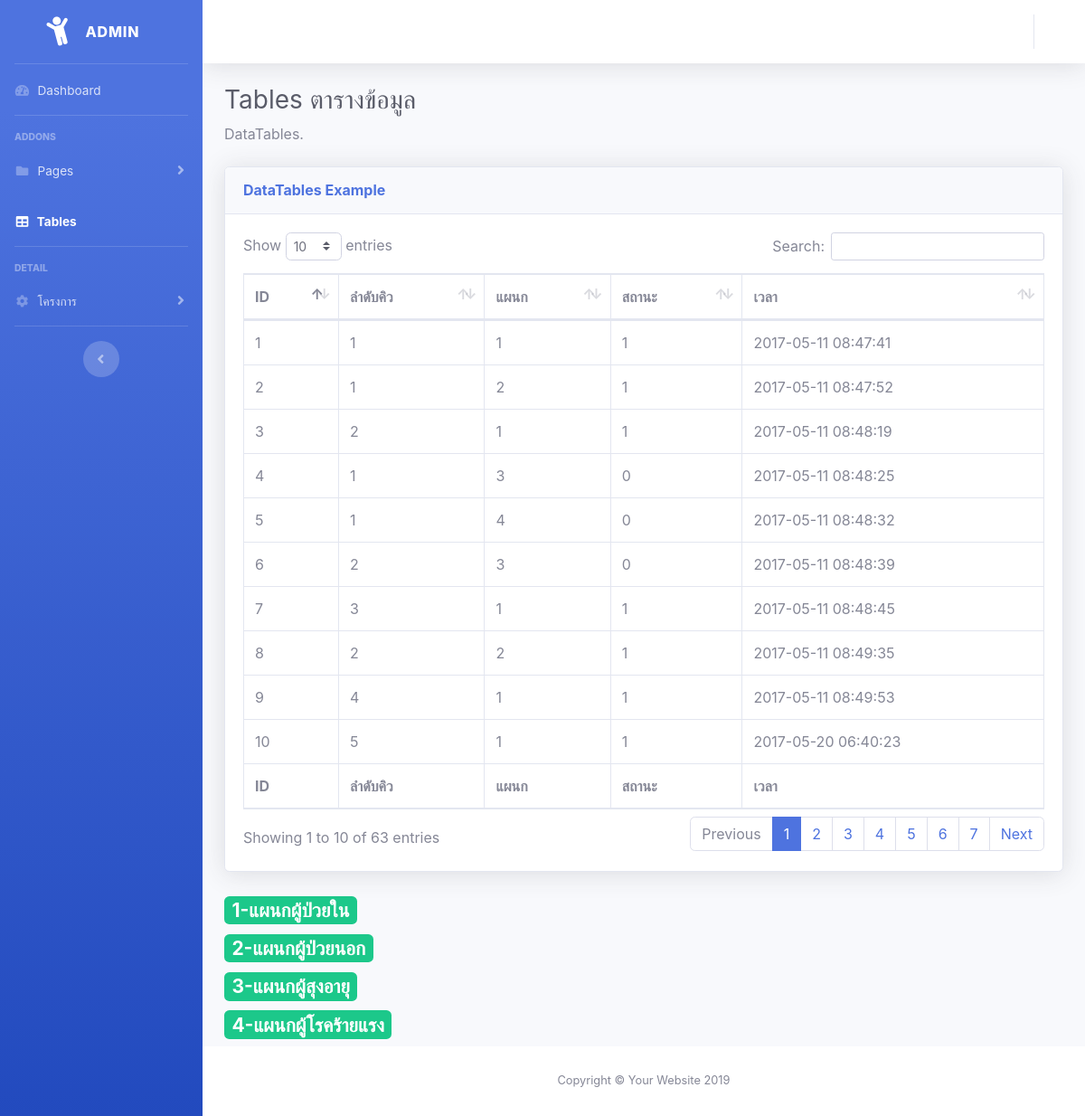
/tables.php, run on the app's committed database.
### tables this page shows
CREATE TABLE `qe_queue` (
  `id` int(11) NOT NULL,
  `qa` int(4) NOT NULL COMMENT 'คิว',
  `dp_id` tinyint(4) NOT NULL COMMENT 'แผนก',
  `status` tinyint(4) NOT NULL DEFAULT 0 COMMENT '0รอ 1 ดำเนินการแล้ว',
  `rtime` timestamp NOT NULL DEFAULT current_timestamp()
);

### tables.php (the view, shortened to what this page needs)
<!DOCTYPE html>
<html lang="en">
<head>
  <link href="admin/vendor/fontawesome-free/css/all.min.css" rel="stylesheet" type="text/css">
  <link href="dmin/vendor/font_Nunito/css?family=Nunito&display=swap" rel="stylesheet">
  <link href="admin/css/sb-admin-2.min.css" rel="stylesheet">
  <link href="admin/vendor/datatables/dataTables.bootstrap4.min.css" rel="stylesheet">
</head>
<body id="page-top">
  <div id="wrapper">
    <ul class="navbar-nav bg-gradient-primary sidebar sidebar-dark accordion" id="accordionSidebar">
      <a class="sidebar-brand d-flex align-items-center justify-content-center" href="admin.php">
        <div class="sidebar-brand-icon rotate-n-15">
          <i class="fas fa-child"></i>
        </div>
        <div class="sidebar-brand-text mx-3">Admin</div>
      </a>
      <hr class="sidebar-divider my-0">
      <li class="nav-item">
        <a class="nav-link" href="admin.php">
          <i class="fas fa-fw fa-tachometer-alt"></i>
          <span>Dashboard</span></a>
      </li>
      <hr class="sidebar-divider">
      <div class="sidebar-heading">
        Addons
      </div>
      <li class="nav-item">
        <a class="nav-link collapsed" href="#" data-toggle="collapse" data-target="#collapsePages" aria-expanded="true" aria-controls="collapsePages">
          <i class="fas fa-fw fa-folder"></i>
          <span>Pages</span>
        </a>
      </li>
      <li class="nav-item active">
        <a class="nav-link" href="tables.php">
          <i class="fas fa-fw fa-table"></i>
          <span>Tables</span></a>
      </li>
      <hr class="sidebar-divider">
      <div class="sidebar-heading">
        DETAIL
      </div>
      <li class="nav-item">
        <a class="nav-link collapsed" href="#" data-toggle="collapse" data-target="#collapseTwo" aria-expanded="true" aria-controls="collapseTwo">
          <i class="fas fa-fw fa-cog"></i>
          <span>โครงการ</span>
        </a>
      </li>
      <hr class="sidebar-divider d-none d-md-block">
      <div class="text-center d-none d-md-inline">
        <button class="rounded-circle border-0" id="sidebarToggle"></button>
      </div>
    </ul>
    <div id="content-wrapper" class="d-flex flex-column">
      <div id="content">
        <nav class="navbar navbar-expand navbar-light bg-white topbar mb-4 static-top shadow">
          <ul class="navbar-nav ml-auto">
            <li class="nav-item dropdown no-arrow">
              <a class="nav-link dropdown-toggle" href="#" id="userDropdown" role="button" data-toggle="dropdown" aria-haspopup="true" aria-expanded="false">
             </li>
          </ul>
        </nav>
        <div class="container-fluid">
          <h1 class="h3 mb-2 text-gray-800">Tables ตารางข้อมูล</h1>
          <p class="mb-4">DataTables</a>.</p>
          <div class="card shadow mb-4">
            <div class="card-header py-3">
              <h6 class="m-0 font-weight-bold text-primary">DataTables Example</h6>
            </div>
            <div class="card-body">
              <div class="table-responsive">
                <table class="table table-bordered" id="dataTable" width="100%" cellspacing="0">
                  <thead>
                    <tr>
                       <th>ID</th>
                      <th>ลำดับคิว</th>
                      <th>แผนก</th>
                      <th>สถานะ</th>
                      <th>เวลา</th>
                    </tr>
                  </thead>
                  <tfoot>
                    <tr>
                      <th>ID</th>
                      <th>ลำดับคิว</th>
                      <th>แผนก</th>
                      <th>สถานะ</th>
                      <th>เวลา</th>
                    </tr>
                  </tfoot>
                  <tbody>
    <?php
          include ('config.php');
        $sql = "SELECT * FROM qe_queue";
        $result = $conn->query($sql);
        if ($result->num_rows > 0) {
          while($row = $result->fetch_assoc()) {
            echo "<tr>";
            echo "<td>" . $row['id'] ."</td>";
            echo "<td>" . $row['qa'] ."</td>";
            echo "<td>" . $row['dp_id'] ."</td>";
            echo "<td>" . $row['status'] ."</td>";
            echo "<td>" . $row['rtime'] ."</td>";
            echo "</tr>";
        }
        } else {
          echo "0 results";
        }
    ?>
                  </tbody>
                </table>
              </div>
            </div>
          </div>
           <h3><span class="badge badge-success">1-แผนกผู้ป่วยใน</span></h3>
           <h3><span class="badge badge-success">2-แผนกผู้ป่วยนอก</span></h3>
           <h3><span class="badge badge-success">3-แผนกผู้สุงอายุ</span></h3>
           <h3><span class="badge badge-success">4-แผนกผู้โรคร้ายแรง</span></h3>
        </div>
      </div>
      <footer class="sticky-footer bg-white">
        <div class="container my-auto">
          <div class="copyright text-center my-auto">
            <span>Copyright &copy; Your Website 2019</span>
          </div>
        </div>
      </footer>
    </div>
  </div>
</body>
</html>

### data on the page
qe_queue: id "1", qa "1", dp "1", status "1", rtime "2017-05-11 08:47:41"
qe_queue: id "2", qa "1", dp "2", status "1", rtime "2017-05-11 08:47:52"
qe_queue: id "3", qa "2", dp "1", status "1", rtime "2017-05-11 08:48:19"
qe_queue: id "4", qa "1", dp "3", status "0", rtime "2017-05-11 08:48:25"
qe_queue: id "5", qa "1", dp "4", status "0", rtime "2017-05-11 08:48:32"
qe_queue: id "6", qa "2", dp "3", status "0", rtime "2017-05-11 08:48:39"
qe_queue: id "7", qa "3", dp "1", status "1", rtime "2017-05-11 08:48:45"
qe_queue: id "8", qa "2", dp "2", status "1", rtime "2017-05-11 08:49:35"
qe_queue: id "9", qa "4", dp "1", status "1", rtime "2017-05-11 08:49:53"
qe_queue: id "10", qa "5", dp "1", status "1", rtime "2017-05-20 06:40:23"
